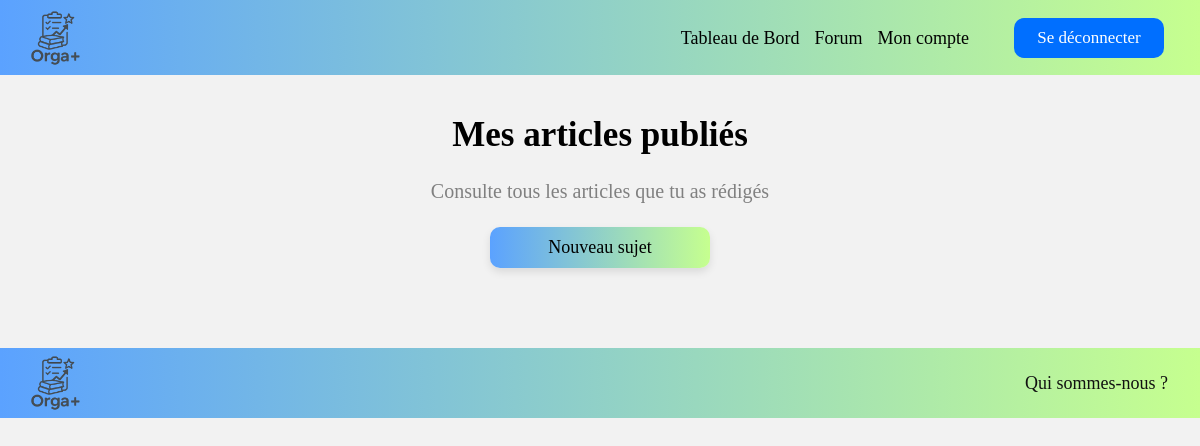
The app's page /forum/mesSujets.php (signed in), older data.
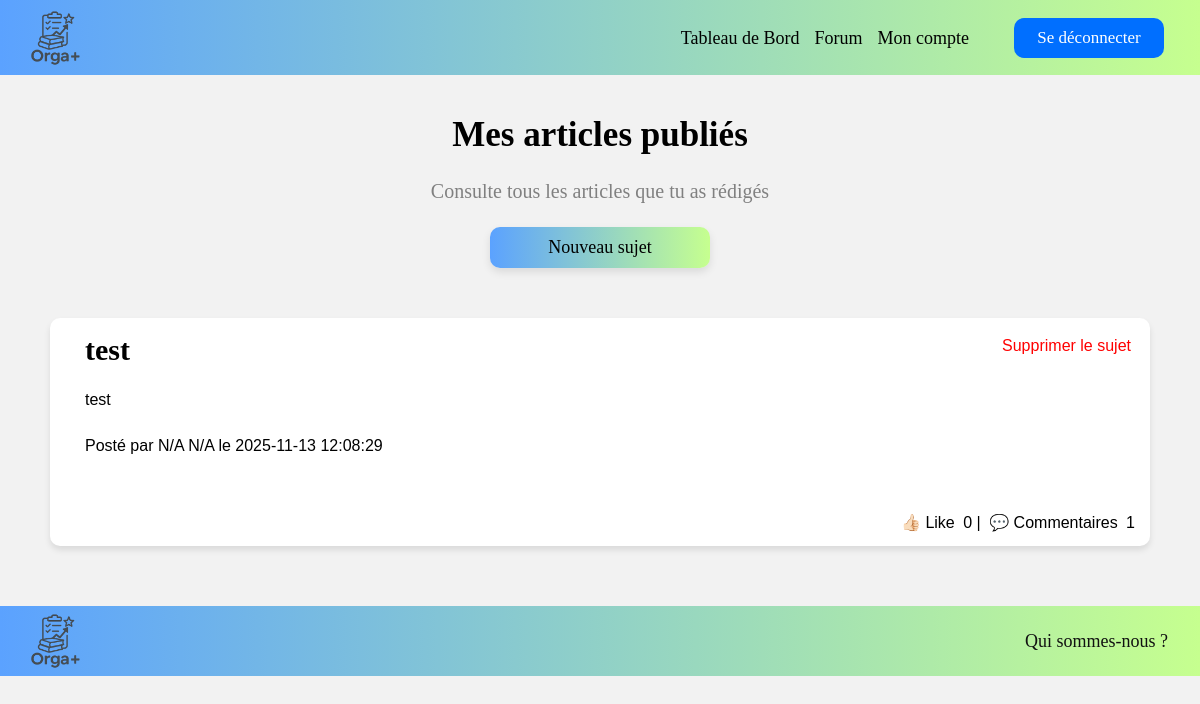
The same page, newer data.
### tables this page shows
CREATE TABLE `sujets` (
  `id` int NOT NULL,
  `titre` varchar(255) NOT NULL,
  `contenu` text NOT NULL,
  `id_etu` varchar(5) NOT NULL,
  `date_creation` datetime DEFAULT CURRENT_TIMESTAMP
);

CREATE TABLE `etudiant` (
  `id_etu` varchar(5) NOT NULL,
  `nom` varchar(100) DEFAULT NULL,
  `prenom` varchar(100) DEFAULT NULL,
  `age` int DEFAULT NULL,
  `genre` varchar(6) DEFAULT NULL,
  `mail` varchar(100) DEFAULT NULL,
  `mdp` varchar(100) DEFAULT NULL,
  `niveau_educ_parents` varchar(11) DEFAULT NULL
);

### forum/mesSujets.php (the view, shortened to what this page needs)
<?php include "../navbar.php" ?>
<!DOCTYPE html>
<html lang="fr">
<head>
    <?php
    $bdd = getBD();
    $id_etu = $_SESSION["client"]["id"];
    $sql = "SELECT s.*, e.nom, e.prenom,
        (SELECT COUNT(*) FROM likes_sujets WHERE sujet_id = s.id) AS nb_likes,
        (SELECT COUNT(*) FROM commentaires WHERE sujet_id = s.id) AS nb_com
        FROM sujets s
        LEFT JOIN etudiant e ON e.id_etu = s.id_etu
        WHERE s.id_etu = :id_etu
        ORDER BY s.date_creation DESC";
$stmt = $bdd->prepare($sql);
$stmt->execute(['id_etu' => $id_etu]);
$sujets = $stmt->fetchAll(PDO::FETCH_ASSOC);
?>
    		<link rel="stylesheet" href="../styles/styles.css" type="text/css" media="screen" >
</head>
<body>
    <h1 style='font-family: "Montserrat"'>Mes articles publiés</h1>
    <p class="txt_intro">Consulte tous les articles que tu as rédigés </p>
    <?php if(isset($_SESSION["client"])){
        echo '<a id="bouton_bleu_nouveau_sujet" href="ajouter_sujet.php">Nouveau sujet</a>';
    }
    ?>
<div id="liste_sujets">
<?php foreach($sujets as $s): ?>
<div class="sujet" data-id="<?= $s['id'] ?>">
    <?php if(isset($_SESSION["client"]) && $_SESSION["client"]['id'] == $s['id_etu']): ?>
    <button class="btn_supp_sujet" onclick="supprimerSujet(<?= $s['id'] ?>)">Supprimer le sujet</button>
<?php endif; ?>
    <h3><?= ($s['titre']) ?></h3>
  <p><?= ($s['contenu']) ?></p>
  <p>Posté par <?= ($s['prenom']." ".$s['nom']) ?> le <?= $s['date_creation'] ?></p><br>
  <div class="com">
    <button class="btn_like_comm" onclick="likeSujet(<?= $s['id'] ?>)">👍🏻 Like</button>
    <span id="nb-likes-<?= $s['id'] ?>"><?= $s['nb_likes'] ?></span>
    |
    <button class="btn_like_comm" onclick="toggleCommentaires(<?= $s['id'] ?>)">💬 Commentaires</button>
<span id="nb-com-<?= $s['id'] ?>"><?= $s['nb_com'] ?></span>
</div>
</div>
<?php endforeach; ?>
<footer id="footer_forum">
    <img class="logo" src="../images/logo.png" alt="logo">
    <a href="../nous.php">Qui sommes-nous ?</a>
</footer>
</body>
</html>

Row changes from the older to the newer data that the page shows:
added sujets: titre "test", contenu "test", id_etu.prenom "N/A", id_etu.nom "N/A", date_creation "2025-11-13 12:08:29", nb_likes "0", nb_com "1"
